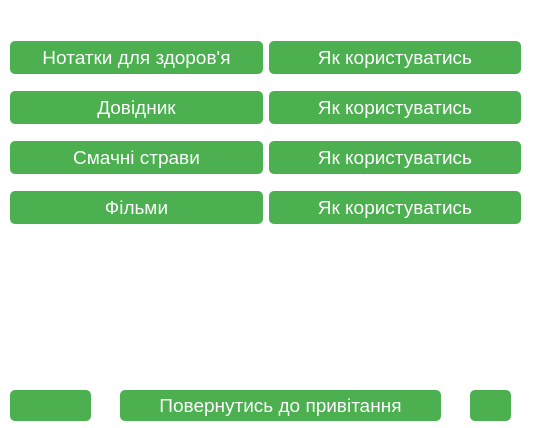
<?xml version="1.0" encoding="UTF-8"?>
<ui version="4.0">
 <class>Main_page</class>
 <widget class="QMainWindow" name="Main_page">
  <property name="geometry">
   <rect>
    <x>0</x>
    <y>0</y>
    <width>540</width>
    <height>428</height>
   </rect>
  </property>
  <property name="windowTitle">
   <string>Головна сторінка</string>
  </property>
  <property name="styleSheet">
   <string notr="true">background-color: #ffffff;</string>
  </property>
  <widget class="QWidget" name="centralwidget">
   <widget class="QPushButton" name="leave">
    <property name="geometry">
     <rect>
      <x>120</x>
      <y>390</y>
      <width>321</width>
      <height>31</height>
     </rect>
    </property>
    <property name="font">
     <font>
      <pointsize>14</pointsize>
     </font>
    </property>
    <property name="styleSheet">
     <string notr="true">QPushButton {
    background-color: #4CAF50;
    border: none;
    color: white;
    padding: 5px 15px;
    text-align: center;
    text-decoration: none;
    border-radius: 5px;
}

QPushButton:hover {
    background-color: #45a049;
}

QPushButton:pressed {
    background-color: #367c39;
}</string>
    </property>
    <property name="text">
     <string>Повернутись до привітання</string>
    </property>
   </widget>
   <widget class="QPushButton" name="pushButton">
    <property name="geometry">
     <rect>
      <x>10</x>
      <y>390</y>
      <width>81</width>
      <height>31</height>
     </rect>
    </property>
    <property name="styleSheet">
     <string notr="true">QPushButton {
    background-color: #4CAF50;
    border: none;
    color: white;
    padding: 5px 15px;
    text-align: center;
    text-decoration: none;
    border-radius: 5px;
}

QPushButton:hover {
    background-color: #45a049;
}

QPushButton:pressed {
    background-color: #367c39;
}</string>
    </property>
    <property name="text">
     <string/>
    </property>
    <property name="icon">
     <iconset>
      <normaloff>image/setting.png</normaloff>image/setting.png</iconset>
    </property>
   </widget>
   <widget class="QWidget" name="layoutWidget">
    <property name="geometry">
     <rect>
      <x>10</x>
      <y>40</y>
      <width>511</width>
      <height>35</height>
     </rect>
    </property>
    <layout class="QHBoxLayout" name="horizontalLayout">
     <item>
      <widget class="QPushButton" name="btn_note">
       <property name="font">
        <font>
         <pointsize>14</pointsize>
        </font>
       </property>
       <property name="styleSheet">
        <string notr="true">QPushButton {
    background-color: #4CAF50;
    border: none;
    color: white;
    padding: 5px 15px;
    text-align: center;
    text-decoration: none;
    border-radius: 5px;
}

QPushButton:hover {
    background-color: #45a049;
}

QPushButton:pressed {
    background-color: #367c39;
}</string>
       </property>
       <property name="text">
        <string>Нотатки для здоров'я</string>
       </property>
      </widget>
     </item>
     <item>
      <widget class="QPushButton" name="note_inf">
       <property name="font">
        <font>
         <pointsize>14</pointsize>
        </font>
       </property>
       <property name="styleSheet">
        <string notr="true">QPushButton {
    background-color: #4CAF50;
    border: none;
    color: white;
    padding: 5px 15px;
    text-align: center;
    text-decoration: none;
    border-radius: 5px;
}

QPushButton:hover {
    background-color: #45a049;
}

QPushButton:pressed {
    background-color: #367c39;
}</string>
       </property>
       <property name="text">
        <string>Як користуватись</string>
       </property>
      </widget>
     </item>
    </layout>
   </widget>
   <widget class="QWidget" name="layoutWidget">
    <property name="geometry">
     <rect>
      <x>10</x>
      <y>90</y>
      <width>511</width>
      <height>35</height>
     </rect>
    </property>
    <layout class="QHBoxLayout" name="horizontalLayout_2">
     <item>
      <widget class="QPushButton" name="btn_book">
       <property name="font">
        <font>
         <pointsize>14</pointsize>
        </font>
       </property>
       <property name="styleSheet">
        <string notr="true">QPushButton {
    background-color: #4CAF50;
    border: none;
    color: white;
    padding: 5px 15px;
    text-align: center;
    text-decoration: none;
    border-radius: 5px;
}

QPushButton:hover {
    background-color: #45a049;
}

QPushButton:pressed {
    background-color: #367c39;
}</string>
       </property>
       <property name="text">
        <string>Довідник</string>
       </property>
      </widget>
     </item>
     <item>
      <widget class="QPushButton" name="book_inf">
       <property name="font">
        <font>
         <pointsize>14</pointsize>
        </font>
       </property>
       <property name="styleSheet">
        <string notr="true">QPushButton {
    background-color: #4CAF50;
    border: none;
    color: white;
    padding: 5px 15px;
    text-align: center;
    text-decoration: none;
    border-radius: 5px;
}

QPushButton:hover {
    background-color: #45a049;
}

QPushButton:pressed {
    background-color: #367c39;
}</string>
       </property>
       <property name="text">
        <string>Як користуватись</string>
       </property>
      </widget>
     </item>
    </layout>
   </widget>
   <widget class="QWidget" name="horizontalLayoutWidget">
    <property name="geometry">
     <rect>
      <x>10</x>
      <y>140</y>
      <width>511</width>
      <height>35</height>
     </rect>
    </property>
    <layout class="QHBoxLayout" name="horizontalLayout_3">
     <item>
      <widget class="QPushButton" name="dishes_btn">
       <property name="font">
        <font>
         <pointsize>14</pointsize>
        </font>
       </property>
       <property name="styleSheet">
        <string notr="true">QPushButton {
    background-color: #4CAF50;
    border: none;
    color: white;
    padding: 5px 15px;
    text-align: center;
    text-decoration: none;
    border-radius: 5px;
}

QPushButton:hover {
    background-color: #45a049;
}

QPushButton:pressed {
    background-color: #367c39;
}</string>
       </property>
       <property name="text">
        <string>Смачні страви</string>
       </property>
      </widget>
     </item>
     <item>
      <widget class="QPushButton" name="dishes_inf_btn">
       <property name="font">
        <font>
         <pointsize>14</pointsize>
        </font>
       </property>
       <property name="styleSheet">
        <string notr="true">QPushButton {
    background-color: #4CAF50;
    border: none;
    color: white;
    padding: 5px 15px;
    text-align: center;
    text-decoration: none;
    border-radius: 5px;
}

QPushButton:hover {
    background-color: #45a049;
}

QPushButton:pressed {
    background-color: #367c39;
}</string>
       </property>
       <property name="text">
        <string>Як користуватись</string>
       </property>
      </widget>
     </item>
    </layout>
   </widget>
   <widget class="QWidget" name="horizontalLayoutWidget_2">
    <property name="geometry">
     <rect>
      <x>10</x>
      <y>190</y>
      <width>511</width>
      <height>35</height>
     </rect>
    </property>
    <layout class="QHBoxLayout" name="horizontalLayout_4">
     <item>
      <widget class="QPushButton" name="bn_film">
       <property name="font">
        <font>
         <pointsize>14</pointsize>
        </font>
       </property>
       <property name="styleSheet">
        <string notr="true">QPushButton {
    background-color: #4CAF50;
    border: none;
    color: white;
    padding: 5px 15px;
    text-align: center;
    text-decoration: none;
    border-radius: 5px;
}

QPushButton:hover {
    background-color: #45a049;
}

QPushButton:pressed {
    background-color: #367c39;
}</string>
       </property>
       <property name="text">
        <string>Фільми</string>
       </property>
      </widget>
     </item>
     <item>
      <widget class="QPushButton" name="btn_film_info">
       <property name="font">
        <font>
         <pointsize>14</pointsize>
        </font>
       </property>
       <property name="styleSheet">
        <string notr="true">QPushButton {
    background-color: #4CAF50;
    border: none;
    color: white;
    padding: 5px 15px;
    text-align: center;
    text-decoration: none;
    border-radius: 5px;
}

QPushButton:hover {
    background-color: #45a049;
}

QPushButton:pressed {
    background-color: #367c39;
}</string>
       </property>
       <property name="text">
        <string>Як користуватись</string>
       </property>
      </widget>
     </item>
    </layout>
   </widget>
   <widget class="QPushButton" name="inst_btn">
    <property name="geometry">
     <rect>
      <x>470</x>
      <y>390</y>
      <width>41</width>
      <height>31</height>
     </rect>
    </property>
    <property name="styleSheet">
     <string notr="true">QPushButton {
    background-color: #4CAF50;
    border: none;
    color: white;
    padding: 5px 15px;
    text-align: center;
    text-decoration: none;
    border-radius: 5px;
}

QPushButton:hover {
    background-color: #45a049;
}

QPushButton:pressed {
    background-color: #367c39;
}</string>
    </property>
    <property name="text">
     <string/>
    </property>
    <property name="icon">
     <iconset>
      <normaloff>image/insta.png</normaloff>image/insta.png</iconset>
    </property>
   </widget>
  </widget>
 </widget>
 <resources/>
 <connections/>
</ui>
